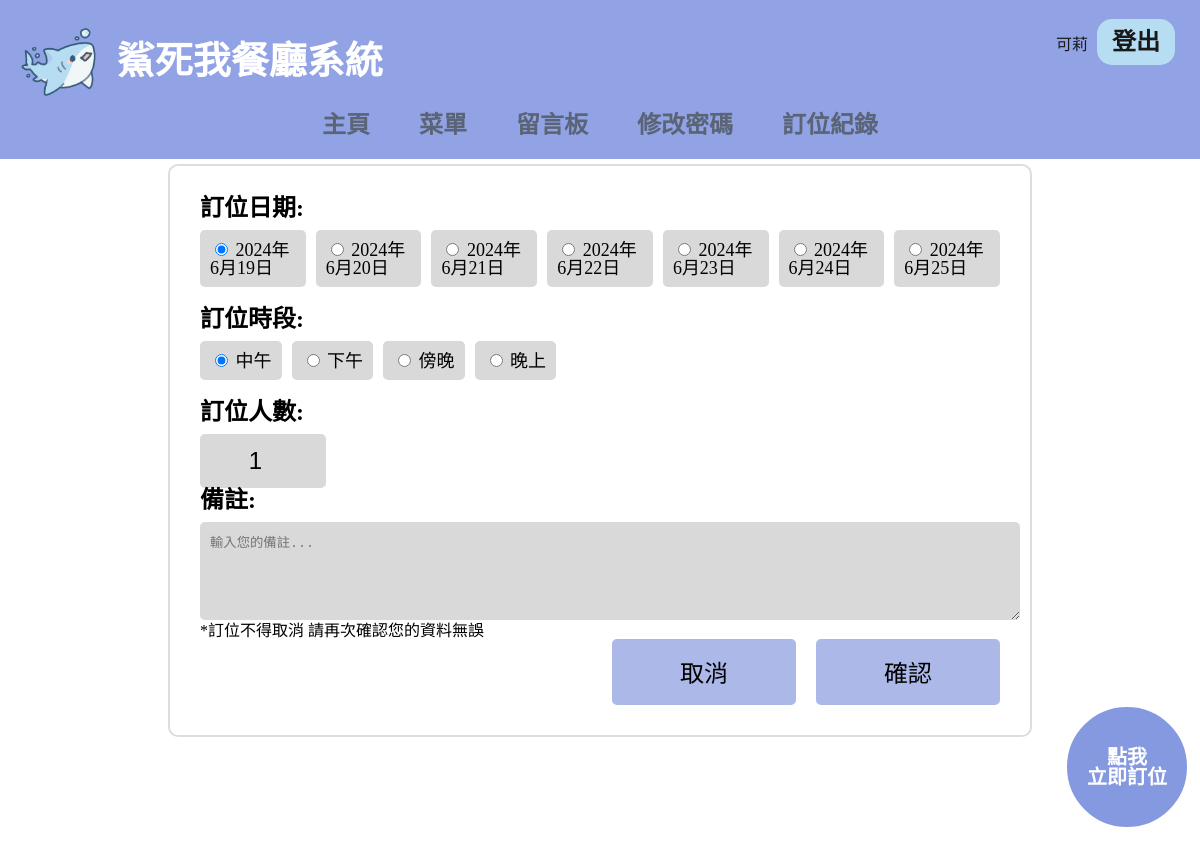
Page /userReservation/ (signed in) on the committed database.
### customer/models.py (models this page shows, shortened)
class User(AbstractUser):
    sex=models.ForeignKey(Sex, on_delete=models.CASCADE, null=True)

class Time(models.Model):
    name=models.CharField(max_length=50)
    timeStart=models.TimeField()
    timeEnd=models.TimeField()
    numberOfPeopleMax=models.IntegerField(default=100)

### customer/views.py (the view, shortened to what this page needs)
# urls.py: path('userReservation/', userReservation,  name='userReservation'), #訂位
def userReservation(request):
    if request.user.is_active:
        if request.user.is_superuser:
            redirect('home')
        dateList = []
        for i in range(1, 8):
            future_date = datetime.today().date() + timedelta(days=i)
            dateList.append(future_date)
        timeList = Time.objects.all().order_by('timeStart')
        return render(request, 'userReservation.html', locals())
    msg='尚未登入不可訂位，請先登入'
    return render(request, 'error.html', locals())

### template/html/userReservation.html (shortened to what this page needs)
<!DOCTYPE html>
<html lang="zh-TW">
<head>
</head>
{% include 'header.html' %}
<body style="margin-top: 50px;">
    <div class="page-container">
        <div class="reservation-box">
            <form action="/userReservation/" method="post">
                <div class="section-title">訂位日期:</div>
                <div class="button-group">
                    {% for date in dateList %}
                    <label class="date-button">
                        <input type="radio" name="date" value="{{ date }}" {% if forloop.first %}checked{% endif %}>
                        {{ date }}
                    </label>
                    {% endfor %}
                </div>
                <div class="section-title">訂位時段:</div>
                <div class="button-group">
                    {% for time in timeList %}
                    <label class="time-button">
                        <input type="radio" name="time" value="{{ time.id }}" {% if time.name == "中午" %}checked{% endif %}>
                        {{ time.name }}
                    </label>
                    {% endfor %}
                </div>
                <div class="section-title">訂位人數:</div>
                <div class="number-input">
                    <input type="number" name="numberOfPeople" min="1" value="1" class="number-display">
                </div>
                <div class="section-title">備註:</div>
                <textarea name="note" class="textarea" placeholder="輸入您的備註..."></textarea>
                <d>*訂位不得取消  請再次確認您的資料無誤</d>
                <div class="submit-group">
                    <button type="button" class="submit-button" onclick="history.back();">取消</button>
                    <button type="submit" class="submit-button">確認</button>
                </div>
            </form>
        </div>
    </div>
</body>
</html>

### template/html/header.html (shortened to what this page needs)
<!DOCTYPE html>
<html lang="en">
  <head>
    <link rel="stylesheet" href="/static/CSS/reset.css" />
    <link rel="stylesheet" href="/static/CSS/header.css" />
  </head>
  <body class="head">
    {% load static %}
    <nav class="menuhead">
      <div class="twoside">
        <div class="title">
          <img class="imgShark" alt="shark" src="{% static 'img/shark.png' %}" />
          <h1 class="resname">鯊死我餐廳系統</h1>
        </div>
        <div class="log">
          {% if request.user.is_active %}
            {{ request.user.first_name }}
            <a href="/logout/" class="Options">登出</a>
          {% else %}
            <a href="/login/" class="Options">登入</a>
            <a href="/register/" class="Options">註冊</a>
          {% endif %}
        </div>
      </div>
      <div class="Function">
        <a href="/" class="Options">主頁</a>
        <a href="/menuAll/" class="Options">菜單</a>
        <a href="/comment/" class="Options">留言板</a>
        {% if request.user.is_authenticated %}
          {% if not request.user.is_superuser %}
            <a href="/userModify/" class="Options">修改密碼</a>
            <a href="/reserveAll/" class="Options">訂位紀錄</a>
          {% else %}
            <a href="/reserveAll/" class="Options">訂位資料</a>
          {% endif %}
        {% endif %}
      </div>
    </nav>
    <div class="footer-section image-right">
      {% if not request.user.is_superuser and request.user.is_authenticated %}
        <a href="/userReservation/">
          <p
            style="
              color: white;
              border: 3px solid white;
              font-size: 20px;
              font-weight: bold;
              text-align: center;
              padding: 40px 20px;
              position: fixed;
              bottom: 20px;
              right: 10px;
              background-color: #8599e1;
              border-radius: 100px;
              z-index: 5;
            "
          >
            點我<br />
            立即訂位
          </p>
        </a>
      {% endif %}
    </div>
  </body>
</html>

### static/CSS/header.css (style rules this page uses)
.head { width: 100%; }
.Function { font-size: 36px; }
.menuhead { width: 100%; padding: 20px 0; background-color: #8599e1; position: fixed; top: 0; opacity: 90%; z-index: 999; }
.twoside { display: flex; justify-content: space-between; margin-left: 20px; }
.title { display: flex; justify-content: start; text-align: center; align-items: center; }
.imgShark { width: 10%; }
.resname { font-size: 38px; font-weight: bold; color: white; padding-left: 20px; }
.log { margin-right: 20px; margin-top: 10px; color: black; }
.log a { color: black; background-color: #b0daf2; text-decoration: none; font-size: 24px; padding: 10px 15px; margin: 0 5px; font-weight: bold; border-radius: 15px; }
.Function { text-align: center; }
.Function a { color: #495468; text-decoration: none; font-size: 24px; padding: 10px 20px; font-weight: bold; border-radius: 15px; }

### template/html/userReservation.html (style rules this page uses)
.page-container { height: 100vh; display: flex; justify-content: center; align-items: center; }
.reservation-box { background-color: white; padding: 30px; border: 2px solid #ddd; border-radius: 10px; max-width: 800px; margin: 0 auto; }
.section-title { font-size: 24px; font-weight: bold; margin-bottom: 10px; }
.button-group { display: flex; gap: 10px; margin-bottom: 20px; }
.date-button, .time-button { background-color: #D9D9D9; padding: 10px; border: none; border-radius: 5px; font-size: 18px; cursor: pointer; }
.number-input { display: flex; gap: 10px; align-items: center; }
.number-display { width: 122px; height: 52px; background-color: #D9D9D9; text-align: center; font-size: 24px; border: none; border-radius: 5px; }
.textarea { background-color: #D9D9D9; border-radius: 5px; border: none; width: 100%; height: 78px; padding: 10px; }
.submit-group { display: flex; justify-content: flex-end; gap: 20px; }
.submit-button { width: 184px; height: 66px; background-color: #ABB8E8; border: none; border-radius: 5px; font-size: 24px; cursor: pointer; }

### rows in the picture
User: user.first_name "可莉"
Time: name "☑ 中午", name "中午"
Time: name "☐ 下午", name "下午"
Time: name "☐ 傍晚", name "傍晚"
Time: name "☐ 晚上", name "晚上"

### other values in the picture
{{ date }} "2024年6月19日" "2024年6月20日" "2024年6月21日" "2024年6月22日" "2024年6月23日" "2024年6月24日" "2024年6月25日"
